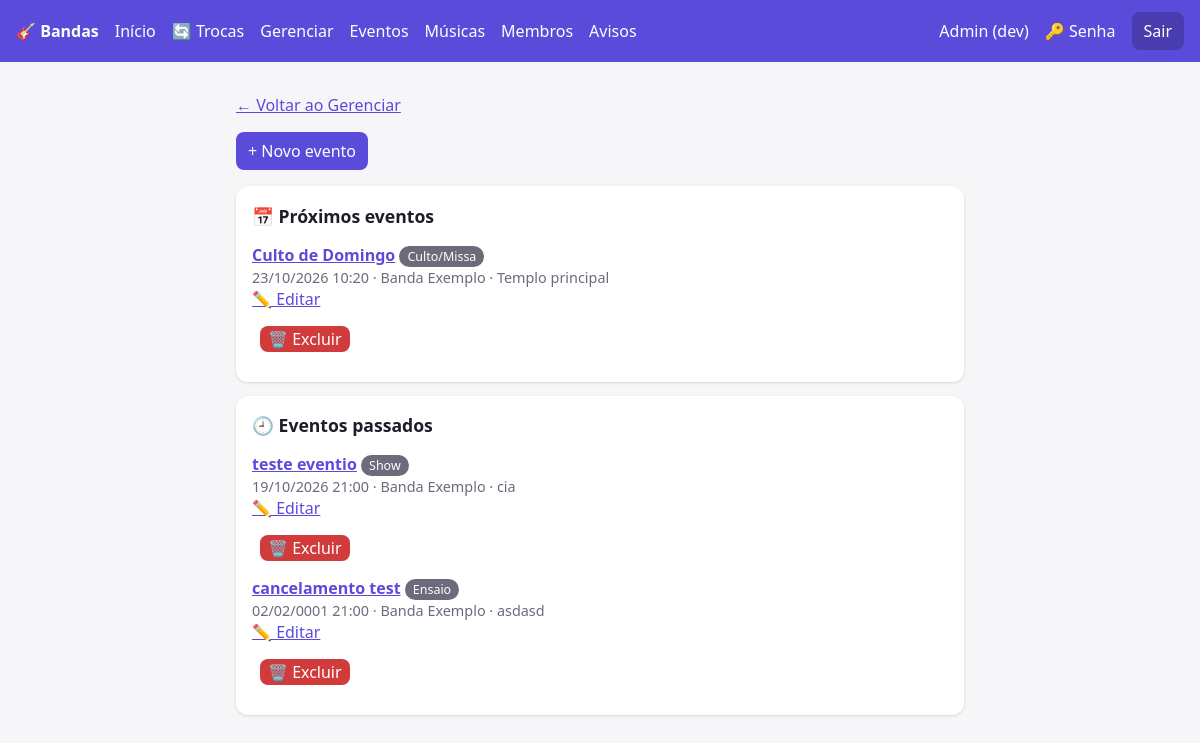
The page /eventos/ (signed in) on the database its author committed.
### core/models.py (models this page shows, shortened)
class Evento(models.Model):
    TIPOS = [("ensaio", "Ensaio"), ("culto", "Culto/Missa"), ("show", "Show"), ("outro", "Outro")]
    banda = models.ForeignKey(Banda, on_delete=models.CASCADE, related_name="eventos")
    titulo = models.CharField(max_length=150)
    tipo = models.CharField(max_length=10, choices=TIPOS, default="ensaio")
    data_hora = models.DateTimeField()
    local = models.CharField(max_length=150, blank=True)
    descricao = models.TextField(blank=True)
    class Meta:
        ordering = ["data_hora"]

class Banda(models.Model):
    nome = models.CharField(max_length=100)
    descricao = models.TextField(blank=True)
    def __str__(self):
        return self.nome

### core/views.py (the view)
# urls.py: path("eventos/", v.eventos_lista, name="eventos"),
@login_required
def eventos_lista(request):
    if not _eh_lider(request.user):
        return redirect("home")
    qs = (Evento.objects.filter(banda__membros__user=request.user, banda__membros__papel="lider")
          .select_related("banda").distinct())
    agora = timezone.now()
    return render(request, "eventos.html", dict(futuros=qs.filter(data_hora__gte=agora).order_by("data_hora"),
                                                passados=qs.filter(data_hora__lt=agora).order_by("-data_hora")))

### core/templatetags/menu.py (called while the page is built)
@register.simple_tag(takes_context=True)
def usuario_eh_lider(context):
    u = context["request"].user
    return u.is_authenticated and Membro.objects.filter(user=u, papel="lider").exists()

### core/views.py (called while the page is built)
def _eh_lider(user):
    return Membro.objects.filter(user=user, papel="lider").exists()

### core/templates/eventos.html (shortened to what this page needs)
{% extends "base.html" %}{% block content %}
<p><a href="{% url 'gerenciar' %}">← Voltar ao Gerenciar</a></p>
<p><a href="{% url 'evento_novo' %}"><button>+ Novo evento</button></a></p>
<div class="card"><h2>📅 Próximos eventos</h2>
{% for ev in futuros %}{% include "evento_linha.html" %}{% empty %}<p class="mut">Nenhum evento futuro.</p>{% endfor %}</div>
{% if passados %}<div class="card"><h2>🕘 Eventos passados</h2>
{% for ev in passados %}{% include "evento_linha.html" %}{% endfor %}</div>{% endif %}
{% endblock %}

### core/templates/evento_linha.html
<p><a href="{% url 'evento' ev.pk %}"><b>{{ ev.titulo }}</b></a> <span class="tag">{{ ev.get_tipo_display }}</span><br>
<span class="mut">{{ ev.data_hora|date:"d/m/Y H:i" }} · {{ ev.banda }}{% if ev.local %} · {{ ev.local }}{% endif %}</span><br>
<a href="{% url 'evento_editar' ev.pk %}">✏️ Editar</a>
<form class="inl" method="post" action="{% url 'evento_excluir' ev.pk %}" onsubmit="return confirm('Excluir {{ ev.titulo|escapejs }}? A escala e o setlist dele também serão apagados.')">{% csrf_token %}<button class="no">🗑️ Excluir</button></form></p>

### core/templates/base.html (style rules this page uses)
:root { --bg:#f6f6f9;--card:#fff;--tx:#1d1d28;--mut:#6b6b7b;--pri:#5b4bdb;--ok:#1a9d5a;--no:#d23b3b }
* { box-sizing:border-box }
body { margin:0;font-family:system-ui,sans-serif;background:var(--bg);color:var(--tx) }
.card { background:var(--card);border-radius:12px;padding:14px 16px;margin:0 0 14px;box-shadow:0 1px 3px #0002 }
h2 { margin:.2em 0 .6em;font-size:1.1rem }
a { color:var(--pri) }
.mut { color:var(--mut);font-size:.9rem }
.tag { padding:2px 8px;border-radius:99px;font-size:.78rem;color:#fff;background:var(--mut) }
button,input { font:inherit;padding:8px 12px;border-radius:8px;border:1px solid #8884 }
button { background:var(--pri);color:#fff;border:0;cursor:pointer }
button.no { background:var(--no) }

### core/templates/eventos.html (style rules this page uses)
.inl { display:inline;margin:0 0 0 8px }
.inl button { padding:2px 8px }

### rows shown on the page
Evento: titulo "Culto de Domingo", tipo "Culto/Missa", data_hora "23/10/2026 10:20", banda "Banda Exemplo", local "Templo principal"
Evento: titulo "teste eventio", tipo "Show", data_hora "19/10/2026 21:00", banda "Banda Exemplo", local "cia"
Evento: titulo "cancelamento test", tipo "Ensaio", data_hora "02/02/0001 21:00", banda "Banda Exemplo", local "asdasd"
